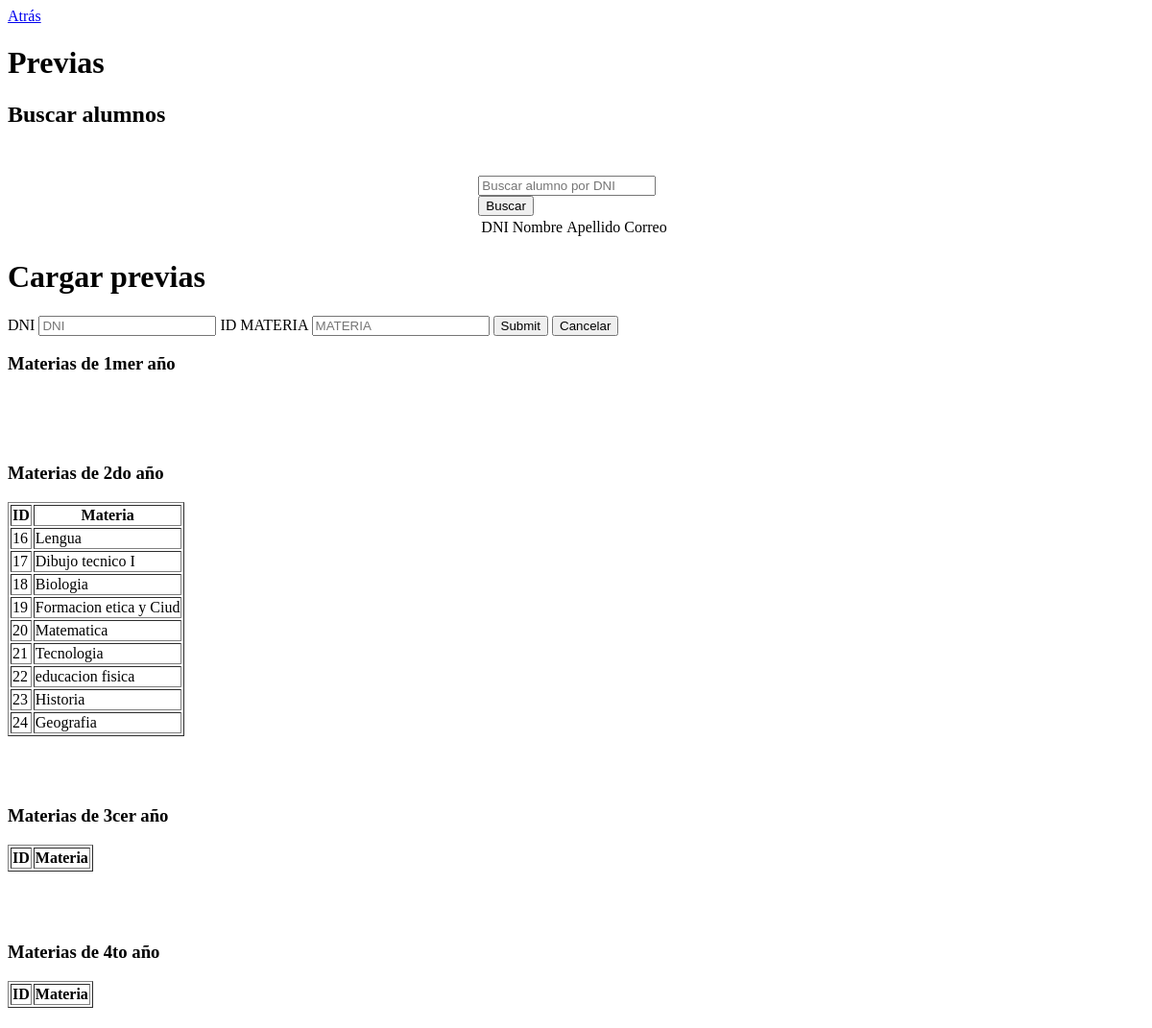
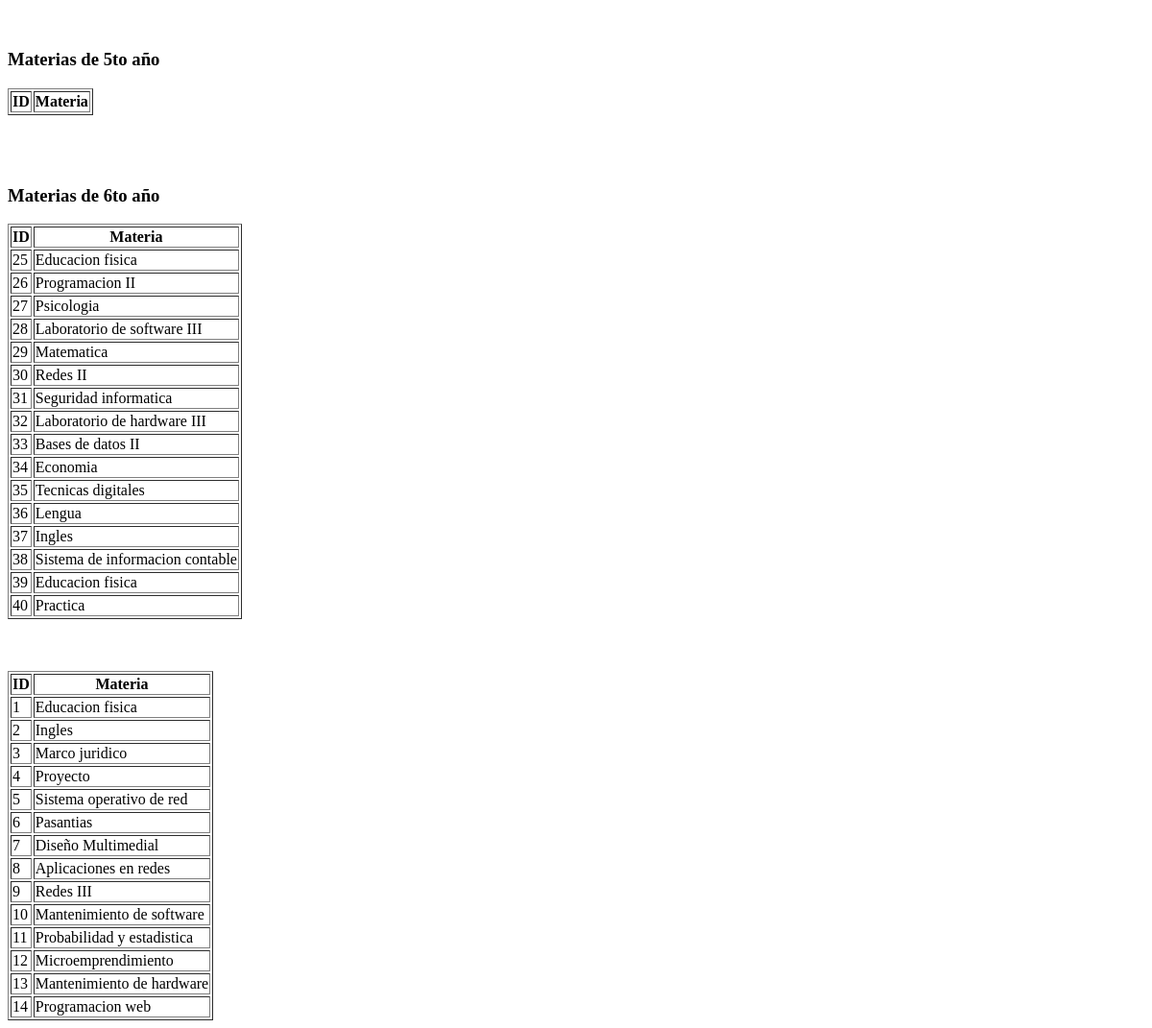
The page /pages/cargar-previasyalumnos.php on the database its author committed (2 pictures, top to bottom).
### tables this page shows
CREATE TABLE IF NOT EXISTS `materia` (
  `id_materia` int NOT NULL AUTO_INCREMENT,
  `materia` varchar(50) NOT NULL,
  `id_año` int NOT NULL,
  PRIMARY KEY (`id_materia`)
);

### pages/cargar-previasyalumnos.php (the view, shortened to what this page needs)
<!DOCTYPE html>
<html lang="en">
<head>
</head>
<body>
    <a href="opciones-preceptores.php">Atrás</a>
    <h1>Previas</h1>
    <h2>Buscar alumnos</h2>
</head>
<body>
   <div class="container" style="margin-top: 50px; display: grid; place-content:center;">
    <div class="columns">
        <div class="field has-addons column">
            <div class="control">
                <input class="input" required id="filterInfo" type="text" placeholder="Buscar alumno por DNI">
            </div>
            <div class="control">
                <button class="button is-info" id="searchButton">Buscar</button>
            </div>
        </div>
    </div>
    <table class="table">
        <thead>
            <tr>
                <td>DNI</td>
                <td>Nombre</td>
                <td>Apellido</td>
                <td>Correo</td>
                <td colspan="2"></td>
            </tr>
        </thead>
    </table>
</div>
<h1>Cargar previas</h1>
<form action="unir-previas.php" method="POST">
    <label for="txtdni">DNI</label>
    <input type="number" required name="txtdni" id="txtdni" placeholder="DNI">
    <label for="txtmateria"> ID MATERIA</label>
    <input type="number" required name="txtmateria" id="txtmateria" placeholder="MATERIA">
    <input type="submit" name="enviar"/>
    <input type="reset" value="Cancelar"/>
</form>
    <h3>Materias de 1mer año</h3>
    <table border='1' class="table">
                        <tr><th class=th>ID</th>
                        <th class=th>Materia</th>
                <?php
                    include "conexion.php";
   	                $query= "SELECT * FROM materia WHERE id_año=1";
                    $ejecucion = mysqli_query( $conectar, $query);
                        foreach ($ejecucion as $materia) {
                            echo "<tr>";
                            echo "<td class=tdd>" . $materia['id_materia'] . "</td>";
                            echo "<td class=tdd>" . $materia['materia'] . "</td>";
                            echo "</tr>";
                        }
                    echo "<br>";
                    echo "<br>";
                    echo "<br>";
                ?>
                <h3>Materias de 2do año</h3>
    <table border='1' class="table">
                        </tr>
                        <tr><th class=th>ID</th>
                        <th class=th>Materia</th>
                 <?php
                    echo "<br>";
                    echo "<br>";
                    echo "<br>";
                ?>
                <h3>Materias de 3cer año</h3>
    <table border='1' class="table">
                        </tr>
                        <tr><th class=th>ID</th>
                        <th class=th>Materia</th>
                 <?php
                    echo "<br>";
                    echo "<br>";
                    echo "<br>";
                ?>
                <h3>Materias de 4to año</h3>
    <table border='1' class="table">
                        </tr>
                        <tr><th class=th>ID</th>
                        <th class=th>Materia</th>
                 <?php
                    echo "<br>";
                    echo "<br>";
                    echo "<br>";
                ?>
                <h3>Materias de 5to año</h3>
    <table border='1' class="table">
                        </tr>
                        <tr><th class=th>ID</th>
                        <th class=th>Materia</th>
                 <?php
                    include "conexion.php";
   	                $query= "SELECT * FROM materia WHERE id_año=5";
                    $ejecucion = mysqli_query( $conectar, $query);
                        foreach ($ejecucion as $materia) {
                            echo "<tr>";
                            echo "<td class=tdd>" . $materia['id_materia'] . "</td>";
                            echo "<td class=tdd>" . $materia['materia'] . "</td>";
                            echo "</tr>";
                        }
                    echo "<br>";
                    echo "<br>";
                    echo "<br>";
                ?>
                <h3>Materias de 6to año</h3>
    <table border='1' class="table">
                        </tr>
                        <tr><th class=th>ID</th>
                        <th class=th>Materia</th>
                 <?php
                    include "conexion.php";
   	                $query= "SELECT * FROM materia WHERE id_año=6";
                    $ejecucion = mysqli_query( $conectar, $query);
                        foreach ($ejecucion as $materia) {
                            echo "<tr>";
                            echo "<td class=tdd>" . $materia['id_materia'] . "</td>";
                            echo "<td class=tdd>" . $materia['materia'] . "</td>";
                            echo "</tr>";
                        }
                    echo "<br>";
                    echo "<br>";
                    echo "<br>";
                ?>
</body>
</html>

### rows shown on the page
materia: id_materia "16", materia "Lengua"
materia: id_materia "17", materia "Dibujo tecnico I"
materia: id_materia "18", materia "Biologia"
materia: id_materia "19", materia "Formacion etica y Ciud"
materia: id_materia "20", materia "Matematica"
materia: id_materia "21", materia "Tecnologia"
materia: id_materia "22", materia "educacion fisica"
materia: id_materia "23", materia "Historia"
materia: id_materia "24", materia "Geografia"
materia: id_materia "25", materia "Educacion fisica"
materia: id_materia "26", materia "Programacion II"
materia: id_materia "27", materia "Psicologia"
materia: id_materia "28", materia "Laboratorio de software III"
materia: id_materia "29", materia "Matematica"
materia: id_materia "30", materia "Redes II"
materia: id_materia "31", materia "Seguridad informatica"
materia: id_materia "32", materia "Laboratorio de hardware III"
materia: id_materia "33", materia "Bases de datos II"
materia: id_materia "34", materia "Economia"
materia: id_materia "35", materia "Tecnicas digitales"
materia: id_materia "36", materia "Lengua"
materia: id_materia "37", materia "Ingles"
materia: id_materia "38", materia "Sistema de informacion contable"
materia: id_materia "39", materia "Educacion fisica"
materia: id_materia "40", materia "Practica"
materia: id_materia "1", materia "Educacion fisica"
materia: id_materia "2", materia "Ingles"
materia: id_materia "3", materia "Marco juridico"
materia: id_materia "4", materia "Proyecto"
materia: id_materia "5", materia "Sistema operativo de red"
materia: id_materia "6", materia "Pasantias"
materia: id_materia "7", materia "Diseño Multimedial"
materia: id_materia "8", materia "Aplicaciones en redes"
materia: id_materia "9", materia "Redes III"
materia: id_materia "10", materia "Mantenimiento de software"
materia: id_materia "11", materia "Probabilidad y estadistica"
materia: id_materia "12", materia "Microemprendimiento"
materia: id_materia "13", materia "Mantenimiento de hardware"
materia: id_materia "14", materia "Programacion web"
